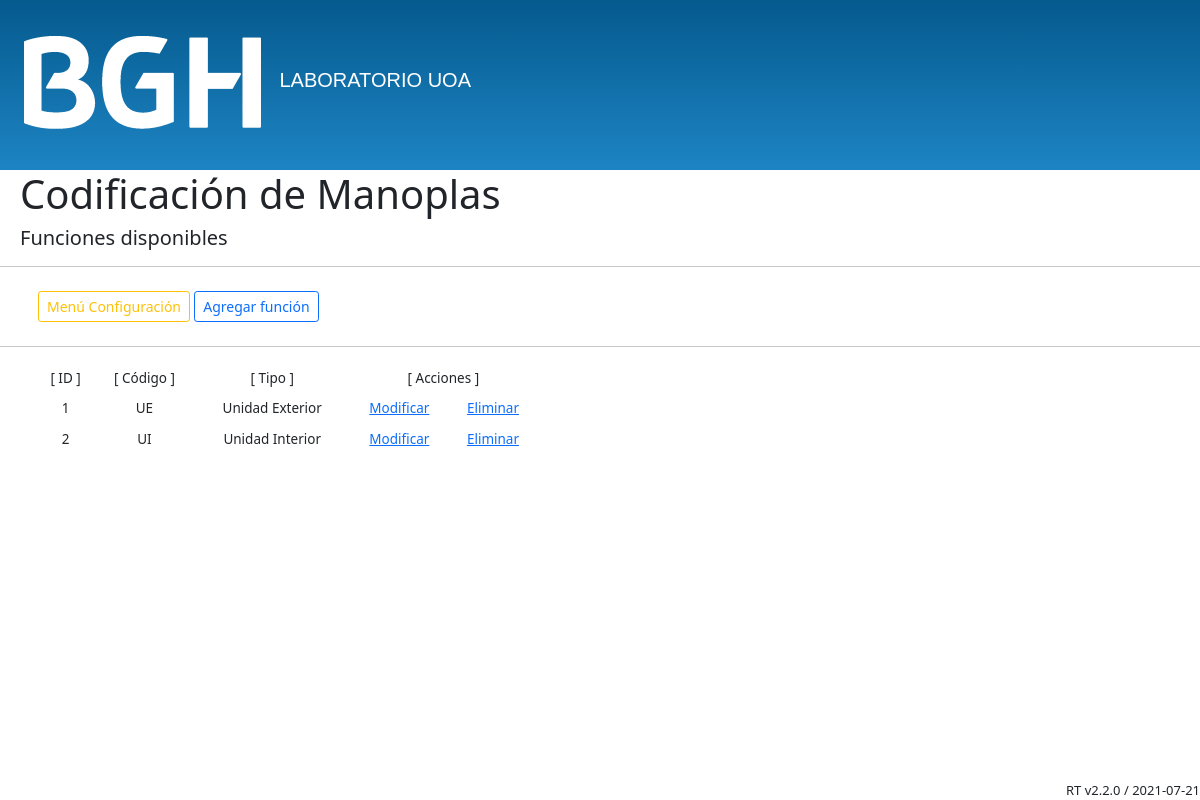
Page /listar_fun.php on the committed database.
### tables this page shows
CREATE TABLE `funcion` (
  `id_fun` int(11) NOT NULL,
  `fun_codigo` text NOT NULL,
  `fun_nombre` text NOT NULL
);

### listar_fun.php (the view, shortened to what this page needs)
<?php
    include("conexion.php");
    $sql = "SELECT * FROM funcion";
    $res = mysqli_query($conexion, $sql);
?>
<!DOCTYPE html>
<html lang="es">
    <head>
        <link href="https://cdn.jsdelivr.net/npm/bootstrap@5.0.0-beta3/dist/css/bootstrap.min.css" rel="stylesheet">
        <link rel="stylesheet" href="css/styles.css">
        <link rel="stylesheet" href="css/list.css">
    </head>
    <body>
        <header id="header">
            <img class="header-img" src="image/BGH_logo_transparente_25.png" alt="Logo BGH">
            <label class="titulo-baner">LABORATORIO UOA</label>
        </header>
        <main>
            <header>
                <h1 class="titulo">Codificación de Manoplas</h1>
            </header>
            <section>
                <header class="subtitulo">
                    <h5>Funciones disponibles</h5>
                </header>
            </section>
            <hr>
            <div class="botones">
                <div class="p-2 bd-highlight">
                    <button class="btn btn-outline-warning btn-sm" type="button" onclick="location.href='menu_configuracion.html'">Menú Configuración</button>
                    <td><button class="btn btn-outline-primary btn-sm" type="button" onclick="location.href='form_alta_fun.html'">Agregar función</button></td>
                </div>
            </div>
            <hr>
            <div class="desplazar-tabla">
                <table>
                    <tr>
                        <th>[ ID ]</th>
                        <th>[ Código ]</th>
                        <th>[ Tipo ]</th>
                        <th colspan="2">[ Acciones ]</th>
                    </tr>
                    <?php
                    while($vec = mysqli_fetch_array($res)) {
                    ?>
                    <tr>
                        <td><?php echo $vec[0];?></td>
                        <td><?php echo $vec[1];?></td>
                        <td><?php echo $vec[2];?></td>
                        <td><a href="form_modificar_fun.php?id=<?php echo $vec[0];?>">Modificar</a></td>
                        <td><a href="procesar_eliminar_fun.php?id=<?php echo $vec[0];?>">Eliminar</a></td>
                    <?php
                    }
                    ?>
                    </tr>
                </table>
            </div>
        </main>
        <footer>
            <label class="version"></label>
        </footer>
    </body>
</html>

### css/styles.css (style rules this page uses)
#header { background-color: #1d84c3; background-image: linear-gradient(to bottom, #055a8e 0%, #1d84c3 100%); height: 170px; }
#header { font-family: "Helvetica Neue", Helvetica, Arial, sans-serif; }
.header-img { position: relative; top: 32px; left: 20px; }
.titulo { margin-left: 20px; }
.subtitulo { margin-left: 20px; }
.titulo-baner { position: relative; left: 30px; top: 32px; color: white; font-family: Arial, Helvetica, sans-serif; font-size: 20px; }
.botones { margin-left: 30px; margin-right: 30px; }
.version { font-size: small; position: fixed; bottom: 0; right: 0; }
.desplazar-tabla { margin-left: 37px; }

### css/list.css (style rules this page uses)
table { width: 500px; }
td, th { text-align: center; font-size: 13.5px; font-weight: normal; padding: 5px; }

### rows in the picture
funcion: id_fun "1", fun_codigo "UE", fun_nombre "Unidad Exterior"
funcion: id_fun "2", fun_codigo "UI", fun_nombre "Unidad Interior"
